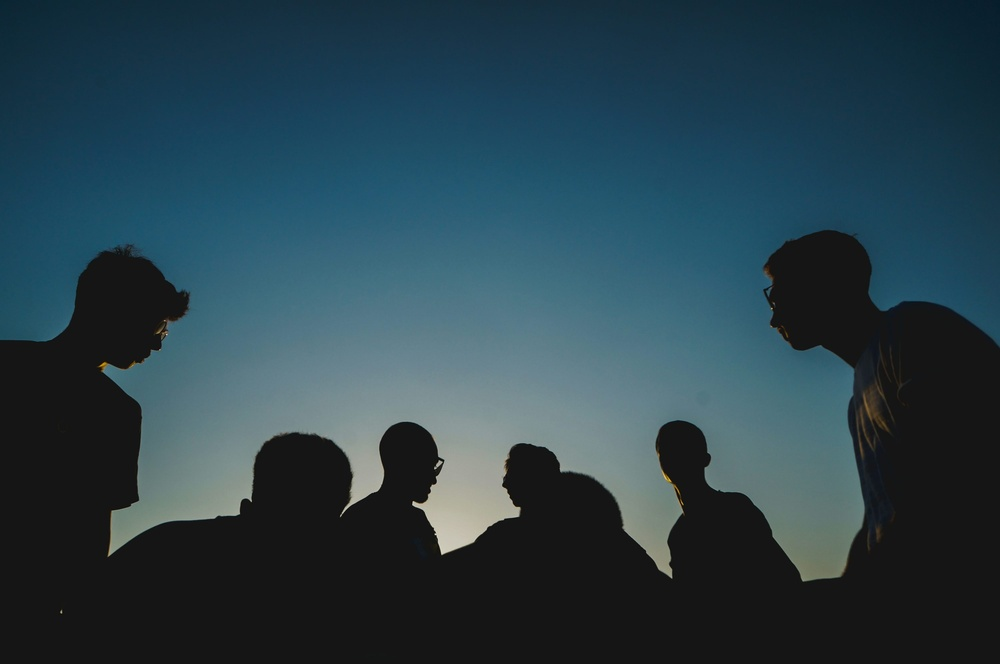
#> input picture images/imagen_009.jpg, 1000 x 664 px, shrunk from 3000 x 1993 before the run
$ python face.py
#> lines starting #> are read from the running program, lines starting #| are printed output that depends on the picture; after the words box and inside, x2 and y2 are one past the last pixel; in counts of white or black regions, pixels touching at a corner belong together
import cv2

imge_path = "images/imagen_009.jpg"
image = cv2.imread(imge_path)
#> image is the input picture: shape (664, 1000, 3); mean B, G, R 74.4, 64.4, 41.4

#A escala de grises
gray_image = cv2.cvtColor(image, cv2.COLOR_BGR2GRAY)
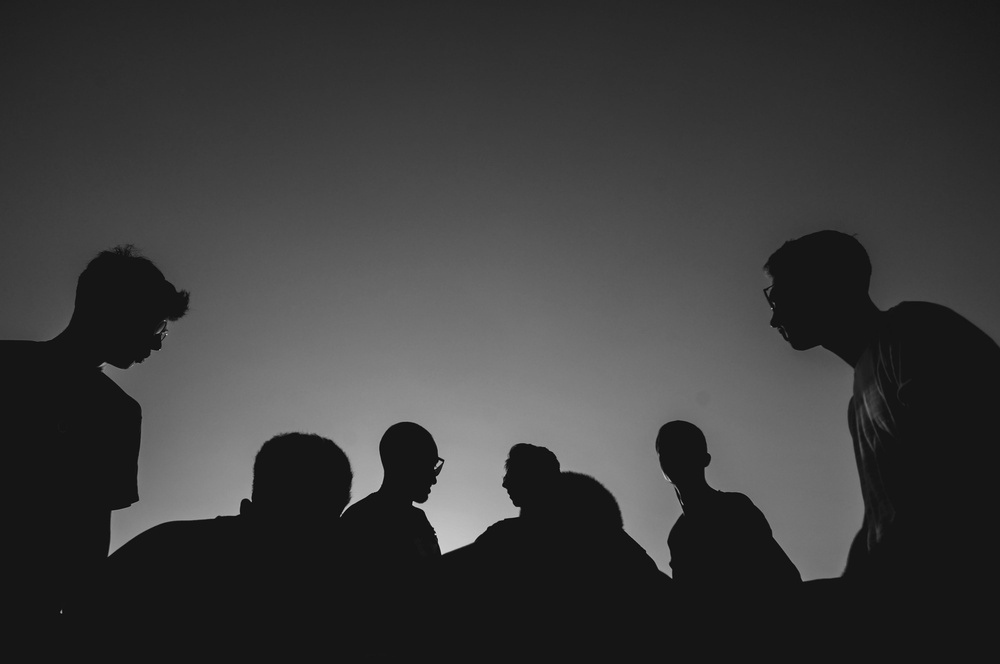
#> gray_image: shape (664, 1000); min 5, max 220, mean 58.7

#Carga modelo de detección facial
face_cascade = cv2.CascadeClassifier(cv2.data.haarcascades + 'haarcascade_frontalface_default.xml')

#Detección de rostros
faces = face_cascade.detectMultiScale(gray_image, scaleFactor=1.1, minNeighbors=5, minSize=(30, 30))
#> faces = ()

if len(faces) > 0:
    print(f"Se detectaron {len(faces)} rostros en la imagen")
    for (x, y, w, h) in faces:
        cv2.rectangle(image, (x, y), (x + w, y + h), (0, 255, 0), 2)
else:
    print("No se detectaron rostros en la imagen")

cv2.imshow("Image", image)
cv2.waitKey(0)
cv2.destroyAllWindows()

$ run again, with images/imagen_001.jpg copied over images/imagen_009.jpg
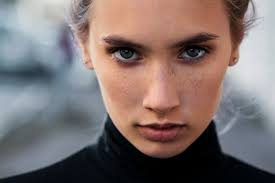
#> input picture images/imagen_001.jpg, 275 x 183 px
#> image is the input picture: shape (183, 275, 3); mean B, G, R 111.6, 113.3, 127.3
#> `gray_image = cv2.cvtColor(image, cv2.COLOR_BGR2GRAY)`:
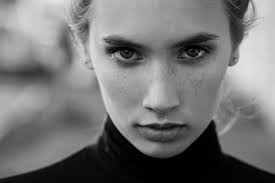
#> gray_image: shape (183, 275); min 0, max 233, mean 117.3
#> faces = [[86, 3, 147, 147]]
#| Se detectaron 1 rostros en la imagen
#> the loop `for (x, y, w, h) in faces:` made 1 pass
#> after the loop `for (x, y, w, h) in faces:`:
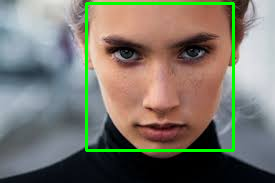
#> image: shape (183, 275, 3); 3.5% of pixels changed, all inside (x1, y1, x2, y2) = (85, 2, 235, 152)

$ run again, with images/imagen_002.jpg copied over images/imagen_009.jpg
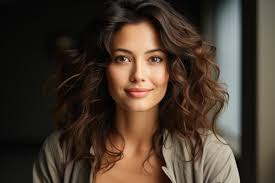
#> input picture images/imagen_002.jpg, 275 x 183 px
#> image is the input picture: shape (183, 275, 3); mean B, G, R 46.4, 57.7, 71.6
#> `gray_image = cv2.cvtColor(image, cv2.COLOR_BGR2GRAY)`:
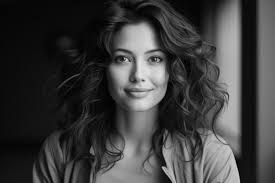
#> gray_image: shape (183, 275); min 0, max 225, mean 60.6
#> faces = [[100, 30, 75, 75]]
#| Se detectaron 1 rostros en la imagen
#> the loop `for (x, y, w, h) in faces:` made 1 pass
#> after the loop `for (x, y, w, h) in faces:`:
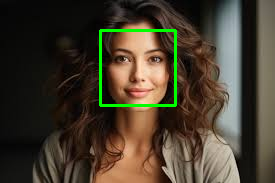
#> image: shape (183, 275, 3); 1.78% of pixels changed, all inside (x1, y1, x2, y2) = (99, 29, 177, 107)

$ run again, with images/imagen_003.jpg copied over images/imagen_009.jpg
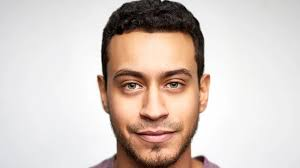
#> input picture images/imagen_003.jpg, 300 x 168 px
#> image is the input picture: shape (168, 300, 3); mean B, G, R 193.6, 200.4, 212.9
#> `gray_image = cv2.cvtColor(image, cv2.COLOR_BGR2GRAY)`:
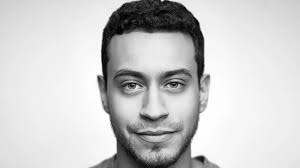
#> gray_image: shape (168, 300); min 0, max 255, mean 203.3
#> faces = [[96, 39, 114, 114]]
#| Se detectaron 1 rostros en la imagen
#> the loop `for (x, y, w, h) in faces:` made 1 pass
#> after the loop `for (x, y, w, h) in faces:`:
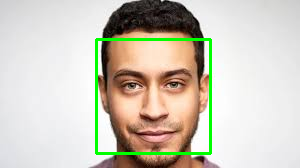
#> image: shape (168, 300, 3); 2.71% of pixels changed, all inside (x1, y1, x2, y2) = (95, 38, 212, 155)
